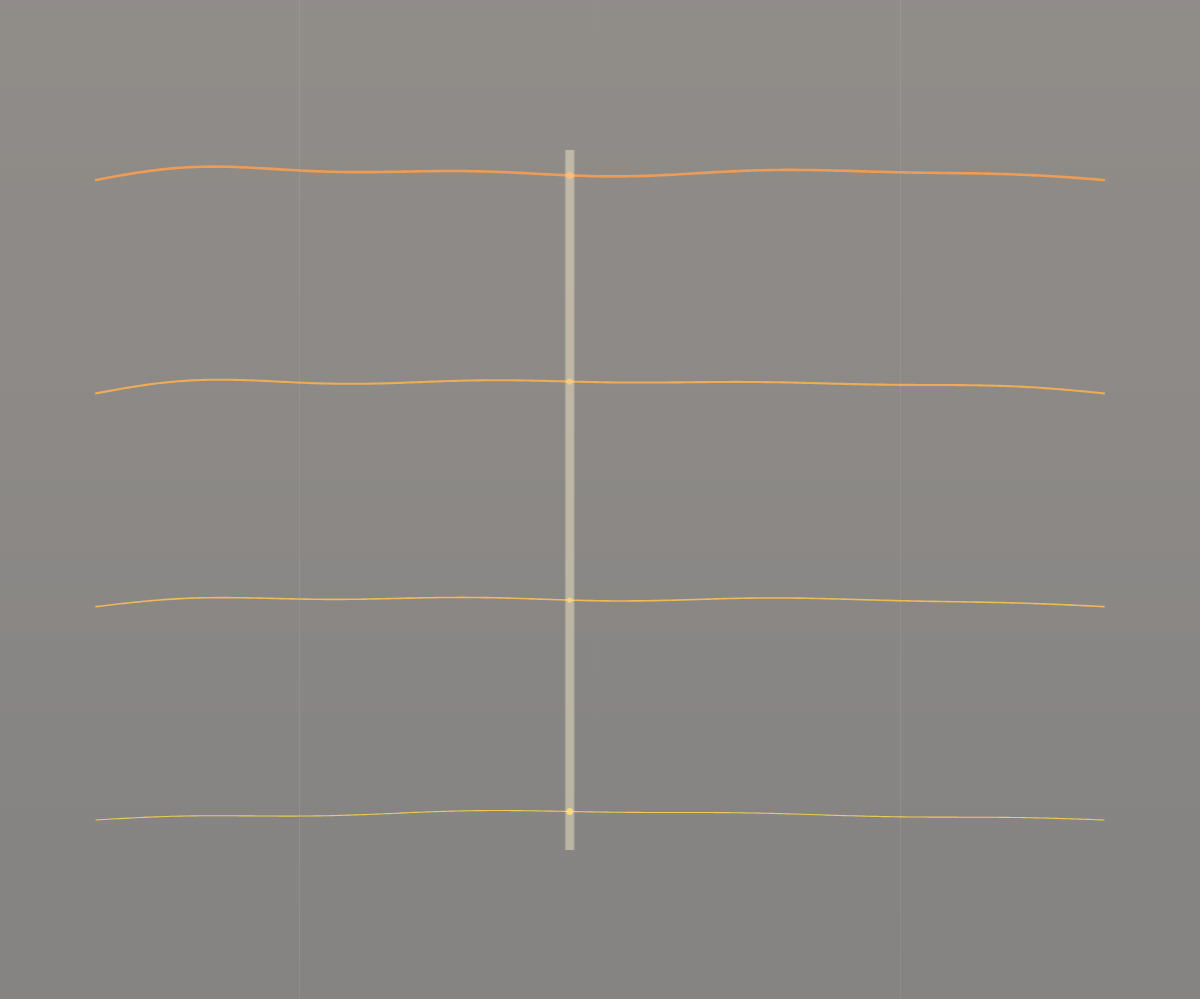
Frame 1 (no input)
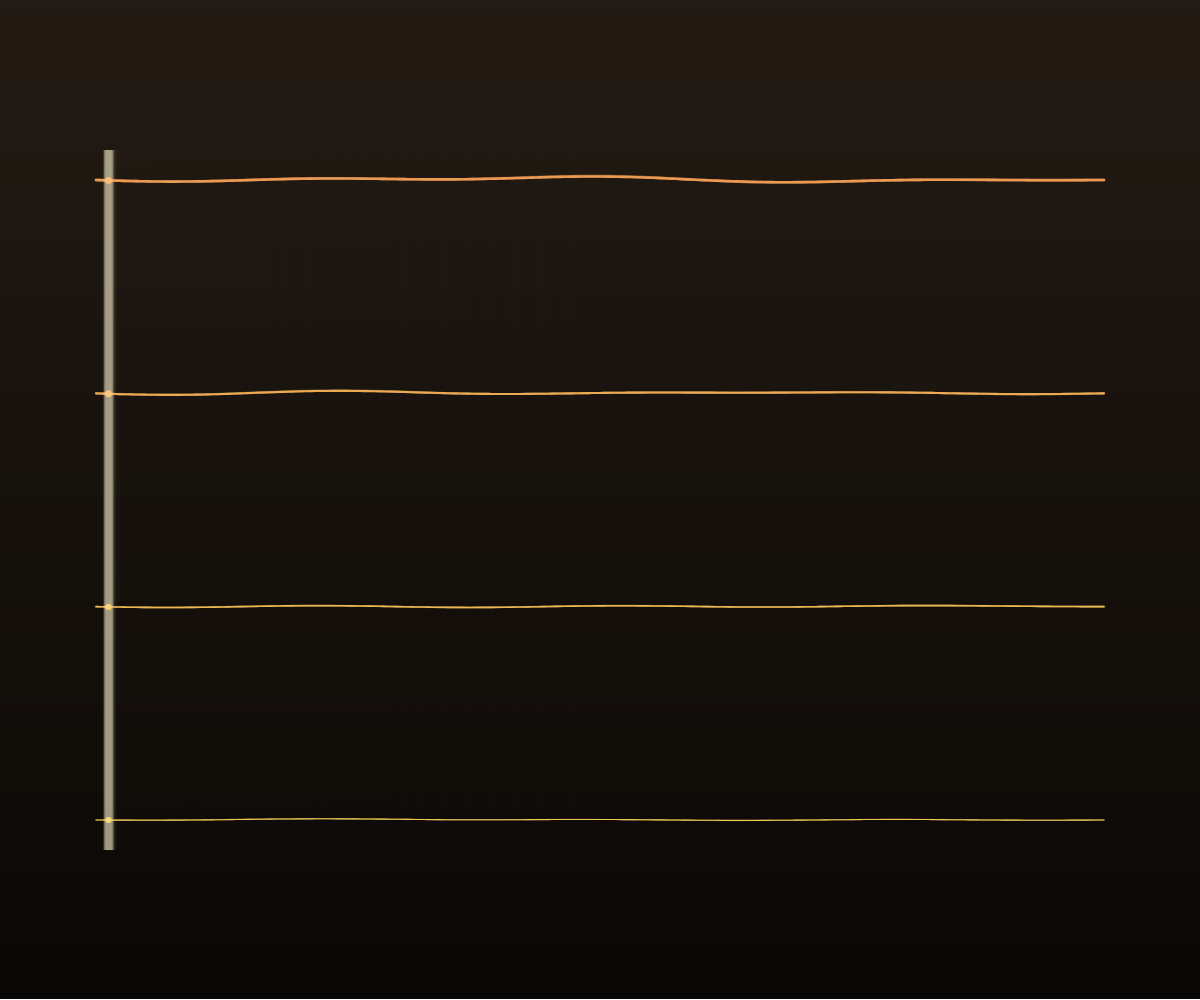
Frame 60 (no input)
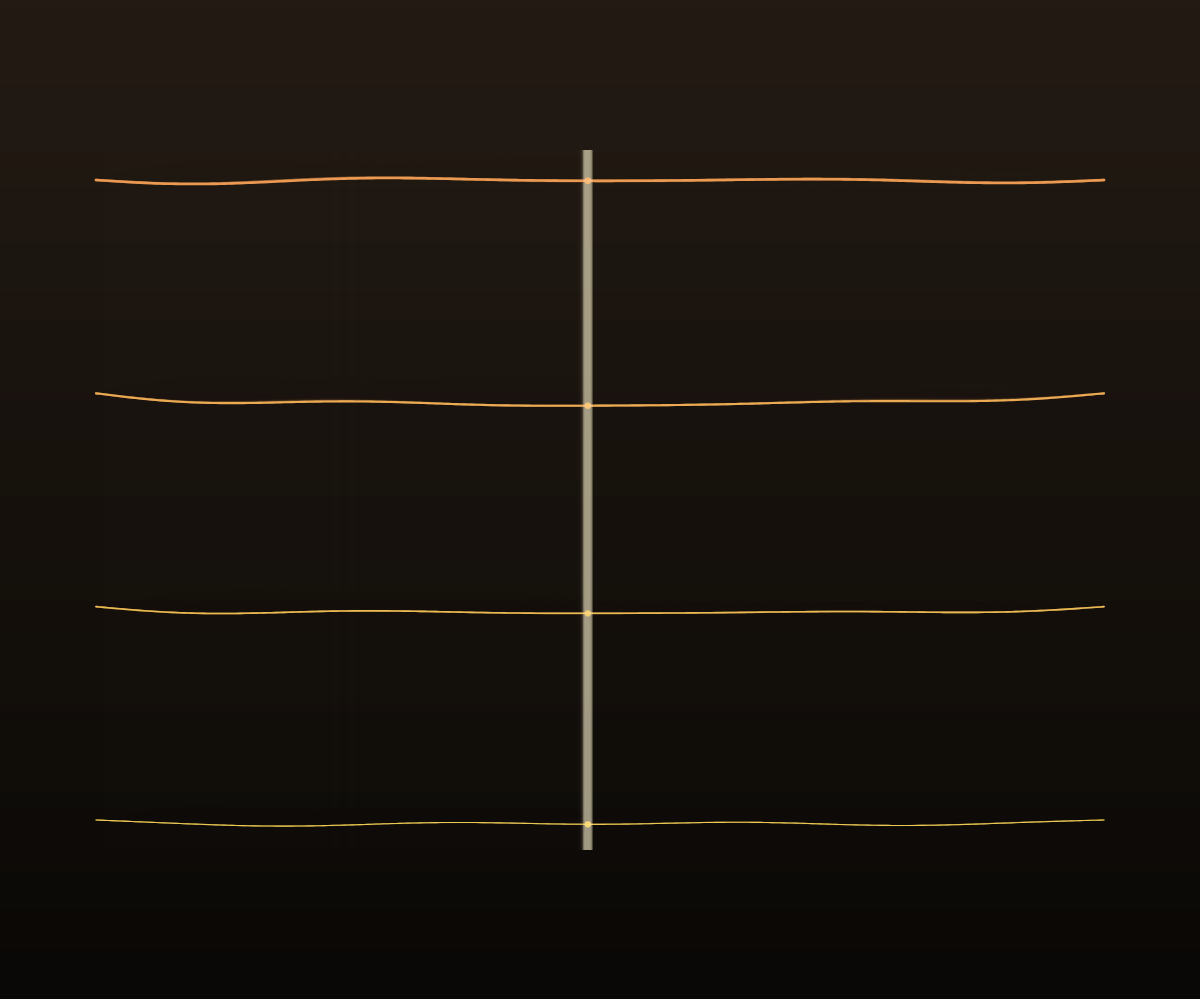
Frame 120 (the mouse pressed at the canvas centre since frame 60)

The p5.js sketch that drew these frames (run headless with seeded random() and noise() and a simulated clock; from frame 60 on, the mouse is pressed at the canvas centre):

// p5.js sketch
// ── sketch.js
let NUM_STRINGS = 4;
let NUM_HARMONICS = 7;
let bowX;           // smoothed bow position 
let bowEnergy;       // smoothed bow pressure/energy 
let t = 0;           // internal clock, advances every frame

function setup() {
  createCanvas(windowWidth, windowHeight);
  colorMode(HSB, 360, 100, 100, 100);
  bowX = width / 2;
  bowEnergy = 1;
}

function windowResized() {
  resizeCanvas(windowWidth, windowHeight);
}

function draw() {
  drawBackground();

  let marginX = width * 0.08;
  let marginY = height * 0.18;
  let Lx0 = marginX;
  let Lx1 = width - marginX;
  let L = Lx1 - Lx0;
  let spacing = (height - 2 * marginY) / (NUM_STRINGS - 1);

  // The bow position follows the mouse, but eased with lerp()
  // A real bow doesn't teleport: lerp() gives it inertia, a fraction of the
  // distance to the mouse each frame, instead of snapping instantly.
  let targetX = constrain(mouseX, Lx0, Lx1);
  bowX = lerp(bowX, targetX, 0.06);
  let bowU = (bowX - Lx0) / L; // bow position normalised to 0..1 along the string

  // Vertical mouse position controls bow energy (bow pressure)
  let targetEnergy = map(constrain(mouseY, 0, height), 0, height, 1.5, 0.25);
  bowEnergy = lerp(bowEnergy, targetEnergy, 0.06);

  t += 0.018;

  for (let s = 0; s < NUM_STRINGS; s++) {
    drawString(s, Lx0, Lx1, L, marginY + s * spacing, bowU, bowEnergy);
  }

  drawBowIndicator(bowX, marginY, marginY + (NUM_STRINGS - 1) * spacing);
  drawCaption();
}

// One string, drawn as a sum of harmonics
function drawString(index, x0, x1, L, y0, bowU, energy) {
  // Thicker, lower strings (G) swing with more amplitude and a warmer hue
  // thinner, higher strings (E) swing less and lean toward a brighter hue
  // This mirrors real violin strings (G is thick and low, E is thin and high).
  let ampScale = map(index, 0, NUM_STRINGS - 1, 1.35, 0.65);
  let hue = map(index, 0, NUM_STRINGS - 1, 28, 46);
  let weight = map(index, 0, NUM_STRINGS - 1, 2.6, 1.1);

  stroke(hue, 65, 95, 95);
  strokeWeight(weight);
  noFill();

  beginShape();
  for (let x = x0; x <= x1; x += 4) {
    let u = (x - x0) / L; // position along the string : 0..1
    let disp = 0;

    for (let k = 1; k <= NUM_HARMONICS; k++) {
      // Real string-physics rule: a bow placed at bowU strongly excites a
      // harmonic only if bowU is far from that harmonic's nodes. This is
      // exactly abs(sin(k * PI * bowU)), it's zero at the nodes.
      let excitation = abs(sin(k * PI * bowU));

      let jitter = noise(k * 0.6, index * 12.3, t);

      let amplitude = (ampScale * 16 / k) * excitation * energy * (0.55 + 0.45 * jitter);
      let phase = t * (1 + 0.14 * k) + jitter * TWO_PI;

      disp += amplitude * sin(k * PI * u) * cos(phase);
    }

    vertex(x, y0 + disp);
  }
  endShape();

  // A small glowing marker where the bow currently touches this string
  // sitting exactly on the string's current displaced position
  let uAtBow = bowU;
  let dispAtBow = 0;
  for (let k = 1; k <= NUM_HARMONICS; k++) {
    let excitation = abs(sin(k * PI * bowU));
    let jitter = noise(k * 0.6, index * 12.3, t);
    let amplitude = (ampScale * 16 / k) * excitation * energy * (0.55 + 0.45 * jitter);
    let phase = t * (1 + 0.14 * k) + jitter * TWO_PI;
    dispAtBow += amplitude * sin(k * PI * uAtBow) * cos(phase);
  }
  noStroke();
  fill(hue, 80, 100, 85);
  circle(bowX, y0 + dispAtBow, 5 + 3 * noise(t * 2, index));
}

// A soft vertical band showing where the bow currently sits
function drawBowIndicator(x, yTop, yBottom) {
  noStroke();
  for (let i = 0; i < 6; i++) {
    let a = map(i, 0, 5, 18, 0);
    fill(42, 20, 100, a);
    rectMode(CENTER);
    rect(x, (yTop + yBottom) / 2, 10 - i, (yBottom - yTop) + 60);
  }
  rectMode(CORNER);
}

// Warm gradient backdrop evoking stage light on a wooden instrument
function drawBackground() {
  for (let y = 0; y < height; y += 2) {
    let v = map(y, 0, height, 14, 4);
    stroke(28, 45, v);
    line(0, y, width, y);
  }
}

function drawCaption() {
  noStroke();
  fill(38, 15, 90, 70);
  textSize(13);
  textAlign(LEFT, BOTTOM);
  text(
    "",
    16, height - 14
  );
}
